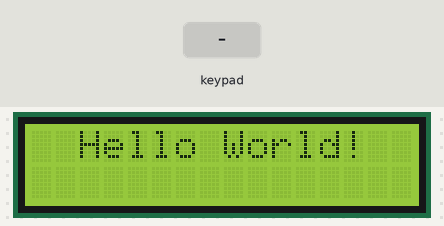
A sketch run on a simulated Arduino Mega 2560, built with avr-gcc and run on an emulated ATmega2560. Parts: 16×2 character LCD. Inputs (shaded band) come from the test bench. What the sketch prints to the serial monitor is not drawn.

Above: at 0.1 s.
3.3 s: keypad keys 2 9 2 8 2 7 2 6 * pressed 0.4 s apart
At 7.6 s:
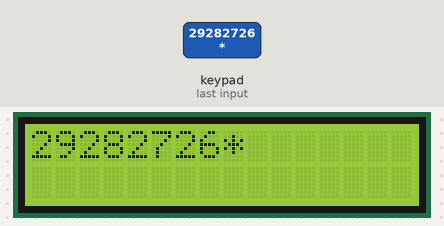
8.4 s: key 'A' pressed
At 9.2 s:
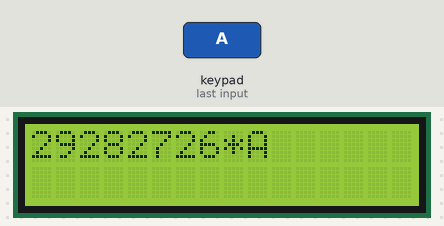
9.9 s: key 'B' pressed
At 10.2 s:
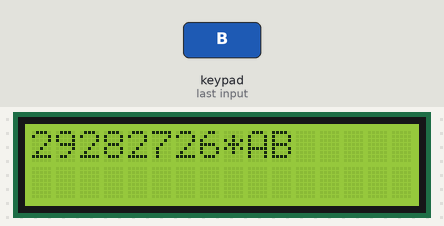
11.4 s: key 'C' pressed
At 12.6 s:
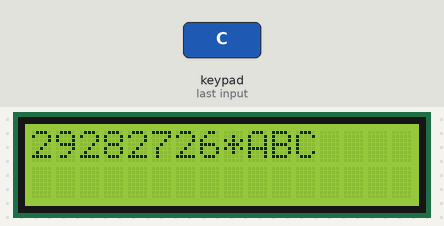
12.9 s: key '*' pressed
At 13.8 s:
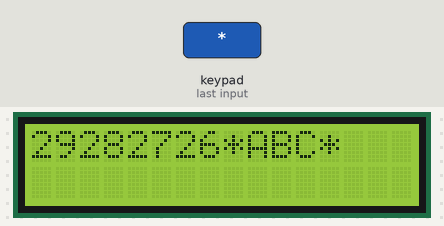
14.4 s: key 'D' pressed
At 14.8 s:
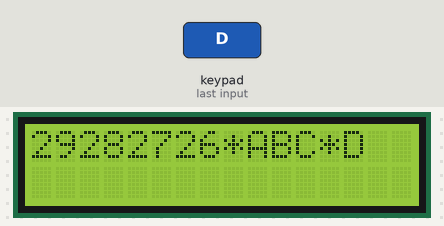
Timing chart, 0 to 16.9 s (numbered marks = the images above; inputs shaded):
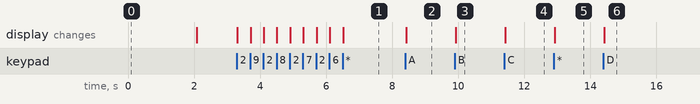

Measured:
- after the input at 3.3 s, the display: first changes at once (image 1 shows a later state)
- after the input at 8.4 s, the display: changes at once (image 2)
- after the input at 9.9 s, the display: changes at once (image 3)
- after the input at 11.4 s, the display: changes at once (image 4)
- after the input at 12.9 s, the display: changes at once (image 5)
- after the input at 14.4 s, the display: changes at once (image 6)

The sketch:

Lcd__i2c_keypad.ino
```cpp
#include <Wire.h>
#include <Keypad.h>
#include <LiquidCrystal_I2C.h>
//LiquidCrystal_I2C lcd(0x27, 2, 1, 0, 4, 5, 6, 7, 3, POSITIVE);
// LiquidCrystal_I2C lcd(0x3F, 2, 1, 0, 4, 5, 6, 7, 3, POSITIVE);
LiquidCrystal_I2C lcd(0x20,16,2);   ///16x2 o con un 20x4.  0x20 para proteus.  0x27 para placa i2c con arduino

const byte ROWS = 4;
const byte COLS = 4;
String todo = "";

char keys[ROWS][COLS] = {
  {'1','2','3','A'},
  {'4','5','6','B'},
  {'7','8','9','C'},
  {'*','0','#','D'}
};

byte pinesFilas[ROWS] = {29,28,27,26};         // pines correspondientes a las filas
byte pinesColumnas[COLS] = {25,24,23,22};  // pines correspondientes a las columnas
Keypad teclado = Keypad(makeKeymap(keys), pinesFilas, pinesColumnas, ROWS, COLS);  // crea objeto teclado

void setup(){
  Serial.begin(9600);
  Serial.println("\nI2C Keypad");

  lcd.init();                          // inicializa el LCD
  lcd.backlight();

  lcd.setCursor(2,0);
  lcd.print("Hello World!");
  delay(2000);
  lcd.clear();
}

void loop(){
  char key = teclado.getKey();
    if (key){
          if (key == '#'){ // Compara char con String.
          todo = "";
          key = ' '; // Observa el espacio y comilla simple.
          }
        Serial.print(todo);
        todo = todo + key;
    lcd.clear(); // Borra pantalla.
    lcd.setCursor(0,0); // Posicion inicial del cursor.
    lcd.print(todo);
    delay (50);
  }
}
```
